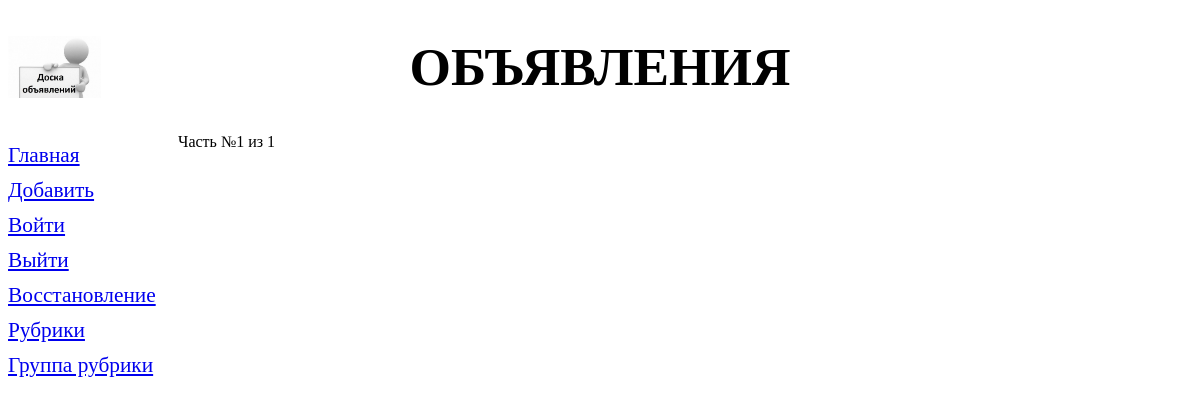
Page /bboard/ on the earlier database version.
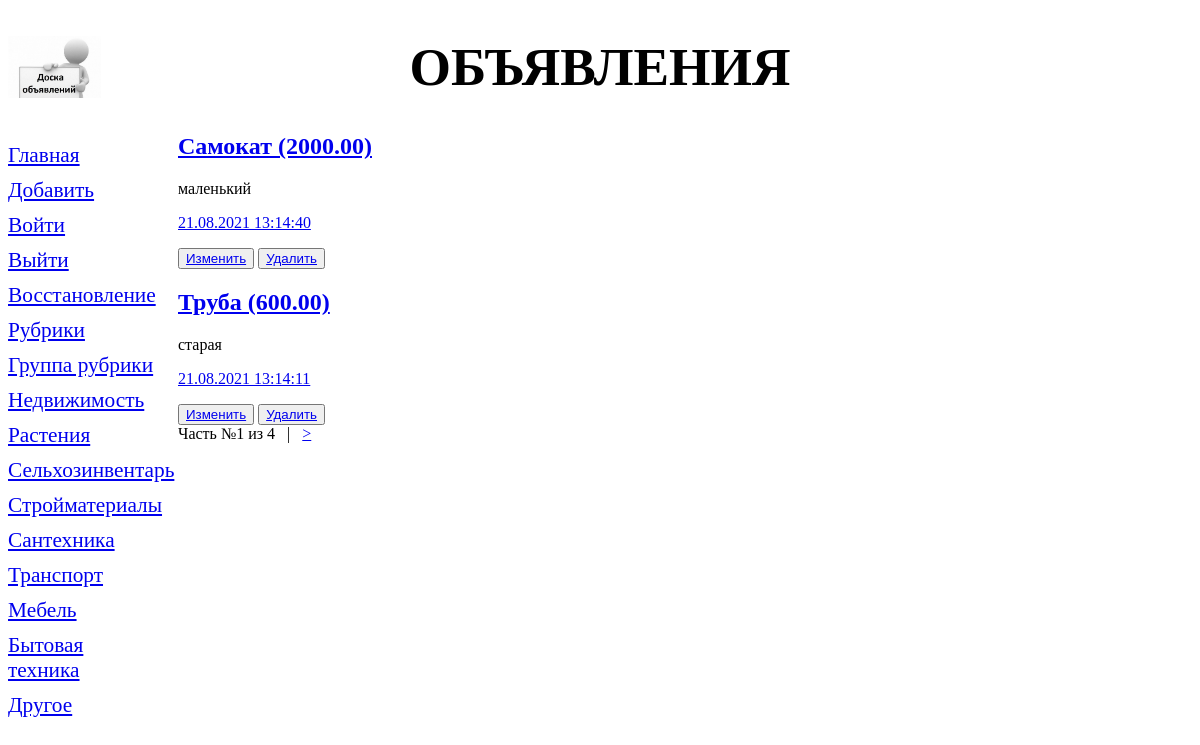
Same page on the later database version.
### bboard/models.py (models this page shows, shortened)
class Rubric (models.Model):#клас рубрик
    name = models.CharField(max_length=20, db_index=True, verbose_name='Название')
    order = models.SmallIntegerField(default=0, db_index=True)
    class Meta:
        verbose_name_plural = 'Рубрики'
        verbose_name = 'Рубрика'
        ordering = ['order', 'name']

class Bb(models.Model):#описание полей базы данных (таблица)
    title = models.CharField(max_length=50, verbose_name='Товар',
            validators=[validators.RegexValidator(regex='^.{4,}$')],
            error_messages={'invalid': 'Неправильное название товара'})#добавим валидатор по регулярному выражению
    content = models.TextField(null=True, blank=True, verbose_name='Описание',)
    price = models.FloatField(null=True, blank=True, verbose_name='Цена',
            validators=[validate_even,])#добавили свой валидатор MinMaxValueValidator(1,999999)
    published = models.DateTimeField(auto_now_add=True,db_index=True, verbose_name='Опубликовано')
    rubric = models.ForeignKey('Rubric', null=True,
    on_delete=models.PROTECT, verbose_name='Рубрика')#еще одно поле рубрика, foreignKey поле Первичной модели, 1-ссылка на класс,2 поле не обяз,3 защита от удаления всех полей рубрики какойлибо
    class Meta:#параметры полей и моделей(представление в человеческом виде-ед и мн число и порядок)
        verbose_name_plural = 'Объявления'
        verbose_name = 'Объявление'
        ordering = ['-published','title']#порядок сортировки
        unique_together = (
            ('title', 'published'),
            ('title', 'price', 'rubric')
        )#теперь поля товара и даты должны быть уникальны
        get_latest_by = '-published'
    def title_and_price(self):# функция для функционального поля, выводит название и цену или название
        if self.price:
            return '%s (%.2f)' %(self.title, self.price)
        else:
            return self.title
    title_and_price.short_description = 'Название и цена'

### bboard/views.py (the view)
# urls.py: path('', index, name='index'),#главная чрез функцию
def index(request):
    '''template = loader.get_template('bboard/index.html')#рендеренг шаблонов, сначало загружаем шаблон путь-строка
    bbs = Bb.objects.order_by('-published')#значения
    context = {'bbs': bbs}#контекст шаблона(объяние переменной с названием шаблона)
    return HttpResponse(template.render(context, request))'''#низкоуровневые инструменты, делаем рендер
    bbs = Bb.objects.all()#больше не нужно сортировать, сортировка уже в метаклассе модели (классBb)
    rubrics = Rubric.objects.all()
    paginator = Paginator(bbs, 2)#добавим пагинатор
    if 'page' in request.GET:
        page_num = request.GET['page']
    else:
        page_num = 1
    page = paginator.get_page(page_num)
    context = {'bbs': page.object_list, 'rubrics': rubrics, 'page': page}#дополним вывод рубрик
    return render(request, 'bboard/index.html', context)#

### bboard/templates/bboard/index.html (shortened to what this page needs)
{% extends "layout/basic.html" %}
{% block content %}
{% for bb in bbs %}
<div class="b">
    <h2><a href="{% url 'detail' pk=bb.pk %}">{{bb.title_and_price}}</a></h2>
    <p>{{bb.content}}</p>
    <p><a href="{% url 'by_rubric' bb.rubric.pk %}">
        {{ bb.published|date:"d.m.Y H:i:s" }}</a></p>
    <button><a href="{% url 'edit' pk=bb.pk %}">Изменить</a></button>
    <button><a href="{% url 'delite' pk=bb.pk %}">Удалить</a></button>
</div>
{% endfor %}
<div>
    Часть №{{ page.number }} из {{ page.paginator.num_pages }}
    {% if page.has_next %}
    &nbsp;&nbsp;|&nbsp;&nbsp;
    <a href="?page={{ page.next_page_number }}">&gt;</a>
    {% endif %}
</div>
{% endblock %}

### bboard/templates/layout/basic.html (shortened to what this page needs)
{% load static %}
<!DOCTYPE html>
<html>
    <head>
        <link rel="stylesheet" type="text/css" href="{% static 'bboard/style.css' %}">
    </head>
    <body>
        <header>
            <h1>Объявления</h1>
        </header>
        <nav>
            <a href="{% url 'index' %}">Главная</a>
            <a href="{% url 'add' %}">Добавить</a>
            <a href="{% url 'login' %}">Войти</a>
            <a href="{% url 'logout' %}">Выйти</a>
            <a href="{% url 'password_reset' %}">Восстановление</a>
            <a href="{% url 'rubrics' %}">Рубрики</a>
            <a href="{% url 'rubrics_formset' %}">Группа рубрики</a>
            {% for rubric in rubrics %}
            <a href="{{ rubric.get_absolute_url }}">{{ rubric.name }}</a>
            {% endfor %}
        </nav>
        <section>
        {% block content %}
        {% endblock %}
        </section>
    </body>
</html>

### bboard/static/bboard/style.css (style rules this page uses)
header h1 { font-size: 40pt; text-transform: uppercase; text-align: center; background: url("bg.jpg") left/auto 100% no-repeat; }
nav { font-size: 16pt; width: 150px; float: left; }
nav a { display: block; margin: 10px 0px; }
section { margin-left: 170px; }

Differences in the rows shown:
added Rubric: name "Недвижимость"
added Rubric: name "Растения"
added Rubric: name "Сельхозинвентарь"
added Rubric: name "Стройматериалы"
added Rubric: name "Сантехника"
added Rubric: name "Транспорт"
added Rubric: name "Мебель"
added Rubric: name "Бытовая техника"
added Rubric: name "Другое"
added Bb: title_and_price "Самокат (2000.00)", content "маленький", published "21.08.2021 13:14:40"
added Bb: title_and_price "Труба (600.00)", content "старая", published "21.08.2021 13:14:11"
Other differences:
{{ page.paginator.num_pages }}: "1" → "4"
